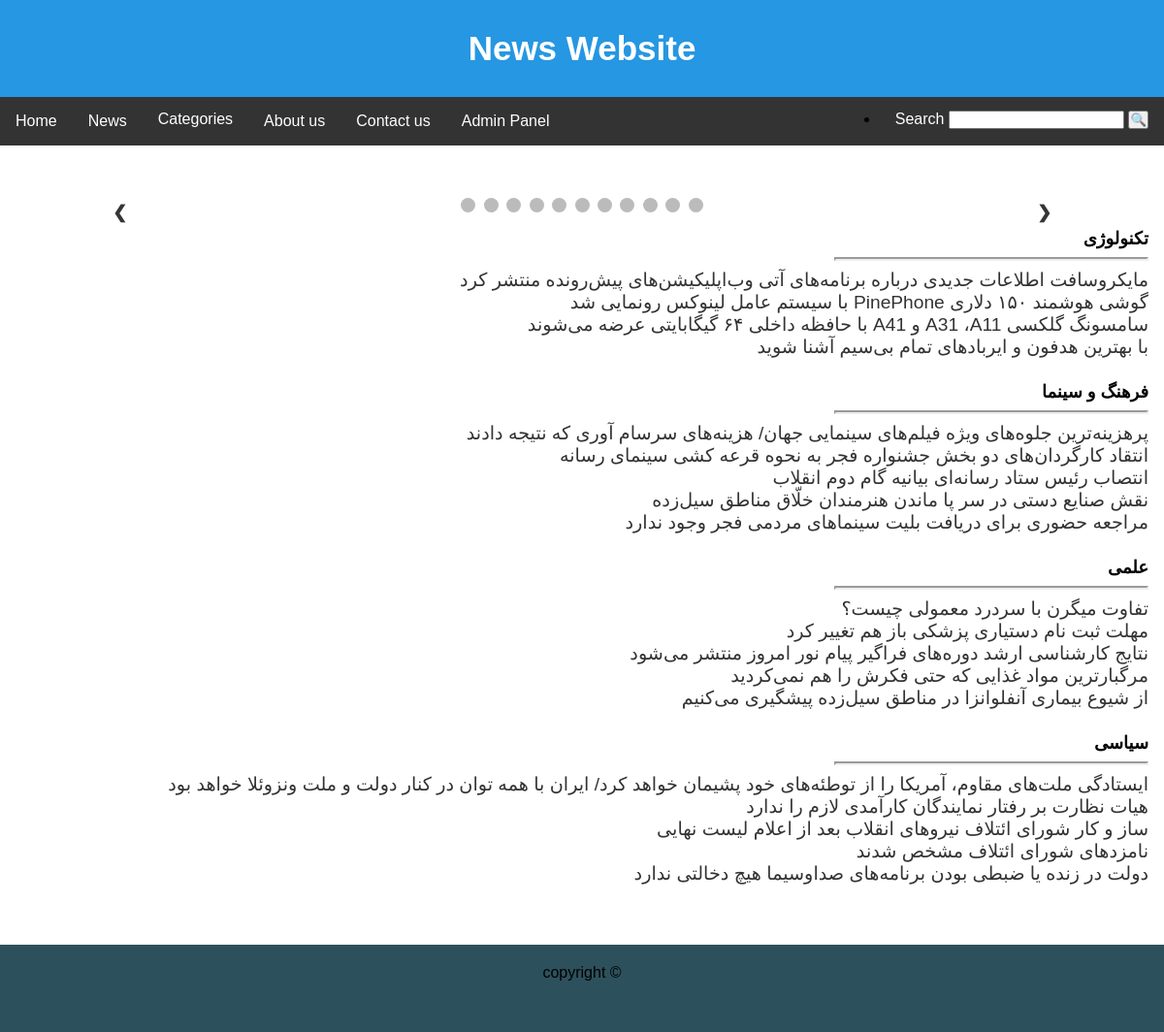
The page / on the database its author committed.
### tables this page shows
CREATE TABLE `news` (
  `id` int(11) NOT NULL,
  `headline` varchar(150) NOT NULL,
  `content` text NOT NULL,
  `excerpt` text NOT NULL,
  `news_cat` int(8) NOT NULL,
  `picture` varchar(100) NOT NULL,
  `view_count` int(11) NOT NULL DEFAULT '1',
  `likes` int(11) NOT NULL,
  `date` date NOT NULL
);

CREATE TABLE `news_cat` (
  `id` int(20) NOT NULL,
  `title` varchar(20) NOT NULL
);

### Lib/View.php (called while the page is built, shortened)
<?php
	class View
	{
		public function render($view_name, $data = null)
		{
			require "Views/" . $view_name . ".php";
		}
	}

### Controllers/mainController.php (called while the page is built, shortened)
<?php
  class mainController extends Controller
  {
    function __construct()
    {
      $category = $this->model->get_category();
      $data['category'] = $category;
      $this->view->render("front/_include/header_view",$data);
    }
    public function index()
    {
      $category = $this->model->get_category();
      $allNews = $this->model->get_all();
      $data = [];
      $i = 0;
      while ($row = $allNews->fetch_assoc()){
        $news[$i]['id'] = $row['id'];
        $news[$i]['headline'] = $row['headline'];
        $news[$i]['news_cat'] = $row['news_cat'];
        $news[$i]['picture'] = $row['picture'];
        $i++;
      }
      $data['news'] = $news;
      $data['category'] = $category;
      $this->view->render("front/index/main_view",$data);
      $this->view->render("front/_include/footer_view");
    }
  }

### Lib/Bootstrap.php (called while the page is built, shortened)
<?php
	class Bootstrap
	{
		function __construct()
		{
		  if(!isset($_GET['page']) || $_GET['page'] == "index.php")
		  {
			$page= "main";
		  } else {
			$page = $_GET['page'];
		  }
		  $arr = explode("/", $page);
		  $controller = new $ctrl();
		  $controller->loadModel($arr[0]);
		  if(isset($arr[1])){
			  $method = $arr[1];
		  } else {
			  $method = "index";
		  }
		  $controller->{$method}();
		}
	}

### index.php (called while the page is built, shortened)
<?php
  include('Lib/Bootstrap.php');
  include('Lib/Controller.php');
  include('Lib/View.php');
  include('Lib/DB.php');
  $app = new Bootstrap();
  ?>

### Lib/Controller.php (called while the page is built, shortened)
<?php
	class Controller
	{
		public function loadModel($model_name){
			$model = "Models/" . ucwords($model_name) . ".php";
		    if(file_exists($model)){
		        $this->model = new $model_name();
            }
        }
	}

### Lib/DB.php (called while the page is built, shortened)
<?php
    class DB
    {
        function __construct()
        {
            $this->db = new mysqli(HOST, DB_USERNAME, DB_PASS, DB_NAME);
            mysqli_set_charset($this->db,"utf8");
        }
        public function db_exec($sql)
        {
            return $this->db->query($sql);
        }
    }

### Models/News.php (called while the page is built, shortened)
<?php
  class News extends DB
  {
    public function get_all()
    {
      return $this->db_exec("SELECT * FROM news");
    }
    public function get_category ($id = null)
    {
      if ( !$id ){
        return $this->db_exec("SELECT * FROM news_cat");
      } else {
        return mysqli_fetch_assoc($this->db_exec("SELECT * FROM `news_cat` WHERE (`id`=$id)"));
      }
    }
  }

### Views/front/index/main_view.php (the view, shortened to what this page needs)
<div class="content">
<br><br><br>
<div class="slideshow-container">
  <a class="prev" onclick="plusSlides(-1)">&#10094;</a>
  <a class="next" onclick="plusSlides(1)">&#10095;</a>
<div style="text-align:center">
<?php $i = 1; foreach($news as $ns) {
  if( $i < 12 ){
  ?>
  <span class="dot" onclick="currentSlide(<?= $i ?>)"></span>
  <?php $i++;}}  ?>
</div>
</div>
<?php while($cat = $category->fetch_assoc()){	 ?>
<div dir="rtl" lang="fa" class="category">
<p><?= $cat["title"]; ?></p>
<hr>
<?php $i = 0;
    foreach($news as $ns) {
    if ($i == 5) { break; }
    if($cat["id"] == $ns["news_cat"]){
    ?>
<a class="read" href="news/continued&id=<?php echo $ns["id"]; ?>"><?php echo $ns["headline"]; $i++ ?></a><br>
<?php }}  ?>
</div>
<?php }  ?>
</div>

### public/assets/front/css/style.css (style rules this page uses)
* { font-family: "Trebuchet MS", "arial", Helvetica, sans-serif; margin: 0; padding: 0; }
body { display: flex; flex-direction: column; }
.content { flex: 1 0 auto; }
hr { display: block; margin-top: 0.5em; margin-bottom: 0.5em; border-width: 2px; }
a.read { font-size: 1.2rem; color: #333; }
a:link { text-decoration: none; }
.category { padding: 12px 16px; }
.category p { font-weight: bold; font-size: large; }
.category hr { display: block; margin-top: 0.5em; margin-bottom: 0.5em; border-width: 2px; width: 20rem; }
.slideshow-container { max-width: 1000px; position: relative; margin: auto; }
.prev, .next { cursor: pointer; position: absolute; top: 50%; width: auto; margin-top: -22px; padding: 16px; color: rgb(53, 53, 53); font-weight: bold; font-size: 18px; transition: 0.6s ease; border-radius: 0 3px 3px 0; user-select: none; }
.next { right: 0; border-radius: 3px 0 0 3px; }
.dot { cursor: pointer; height: 15px; width: 15px; margin: 0 2px; background-color: #bbb; border-radius: 50%; display: inline-block; transition: background-color 0.6s ease; }

### rows shown on the page
news: headline "مایکروسافت اطلاعات جدیدی درباره برنامه‌های آتی وب‌اپلیکیشن‌های پیش‌رونده منتشر کرد"
news: headline "گوشی هوشمند ۱۵۰ دلاری PinePhone با سیستم‌ عامل لینوکس رونمایی شد"
news: headline "سامسونگ گلکسی A31 ،A11 و A41 با حافظه داخلی ۶۴ گیگابایتی عرضه می‌شوند"
news: headline "با بهترین هدفون و ایربادهای تمام بی‌سیم آشنا شوید"
news: headline "ایستادگی ملت‌های مقاوم، آمریکا را از توطئه‌های خود پشیمان خواهد کرد/ ایران با همه توان در کنار دولت و ملت ونزوئلا خواهد بود"
news: headline "هیات نظارت بر رفتار نمایندگان کارآمدی لازم را ندارد"
news: headline "ساز و کار شورای ائتلاف نیروهای انقلاب بعد از اعلام لیست نهایی"
news: headline "نامزدهای شورای ائتلاف مشخص شدند"
news: headline "دولت در زنده یا ضبطی بودن برنامه‌های صداوسیما هیچ دخالتی ندارد"
news_cat: title "تکنولوژی"
news_cat: title "فرهنگ و سینما"
news: headline "پرهزینه‌ترین جلوه‌های ویژه فیلم‌های سینمایی جهان/ هزینه‌های سرسام آوری که نتیجه دادند"
news: headline "انتقاد کارگردان‌های دو بخش جشنواره فجر به نحوه قرعه کشی سینمای رسانه"
news: headline "انتصاب رئیس ستاد رسانه‌ای بیانیه گام دوم انقلاب"
news: headline "نقش صنایع دستی در سر پا ماندن هنرمندان خلّاق مناطق سیل‌زده"
news: headline "مراجعه حضوری برای دریافت بلیت سینما‌های مردمی فجر وجود ندارد"
news_cat: title "علمی"
news: headline "تفاوت میگرن با سردرد معمولی چیست؟"
news: headline "مهلت ثبت نام دستیاری پزشکی باز هم تغییر کرد"
news: headline "نتایج کارشناسی ارشد دوره‌های فراگیر پیام نور امروز منتشر می‌شود"
news: headline "مرگبار‌ترین مواد غذایی که حتی فکرش را هم نمی‌کردید"
news: headline "از شیوع بیماری آنفلوانزا در مناطق سیل‌زده پیشگیری می‌کنیم"
news_cat: title "سیاسی"
